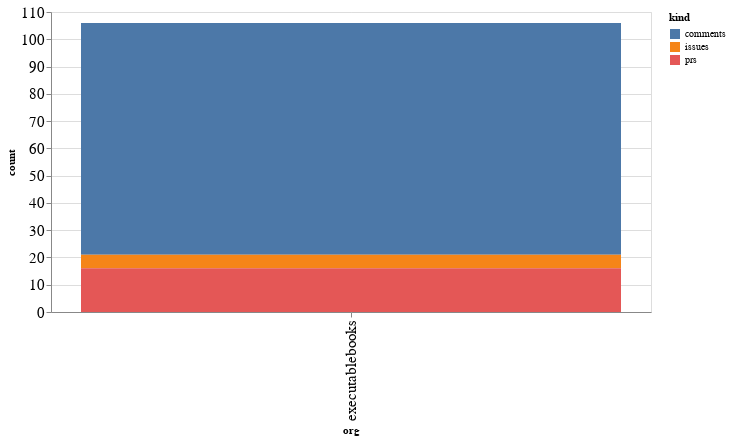

This figure's notebook cell:
### Code cell
alt.Chart(org_summaries, width=600).mark_bar().encode(
    x='org',
    y='count',
    color='kind',
    tooltip="org"
)

### Figure 1 — Vega-Lite specification as saved in the notebook (floating-point values rounded to 4 significant figures)
{"config": {"axisLeft": {"labelFontSize": 15}, "axisBottom": {"labelFontSize": 15}}, "data": {"name": "data-42d3e0f13492bbd96a1de88fb682e6e0"}, "mark": "bar", "encoding": {"color": {"type": "nominal", "field": "kind"}, "tooltip": {"type": "nominal", "field": "org"}, "x": {"type": "nominal", "field": "org"}, "y": {"type": "quantitative", "field": "count"}}, "width": 600, "$schema": "https://vega.github.io/schema/vega-lite/v4.8.1.json", "datasets": {"data-42d3e0f13492bbd96a1de88fb682e6e0": [{"org": "executablebooks", "kind": "comments", "count": 85}, {"org": "executablebooks", "kind": "issues", "count": 5}, {"org": "executablebooks", "kind": "prs", "count": 16}]}}
